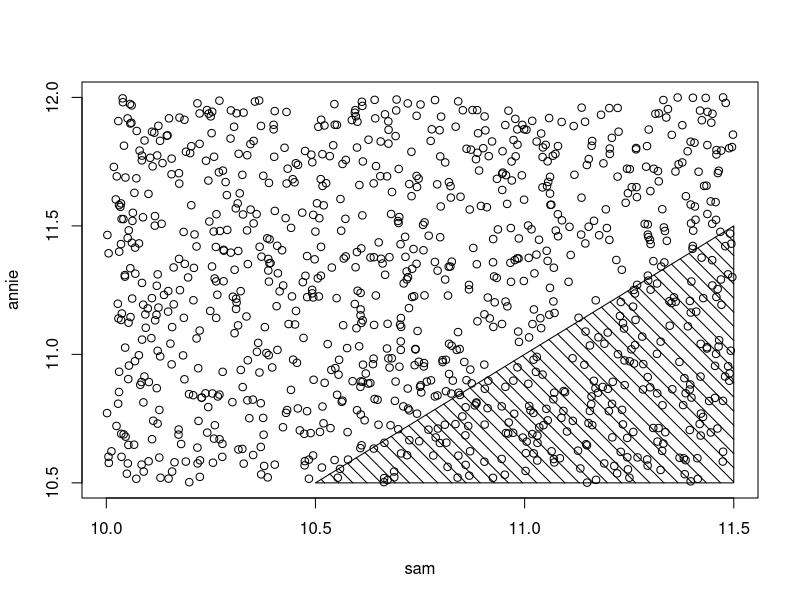
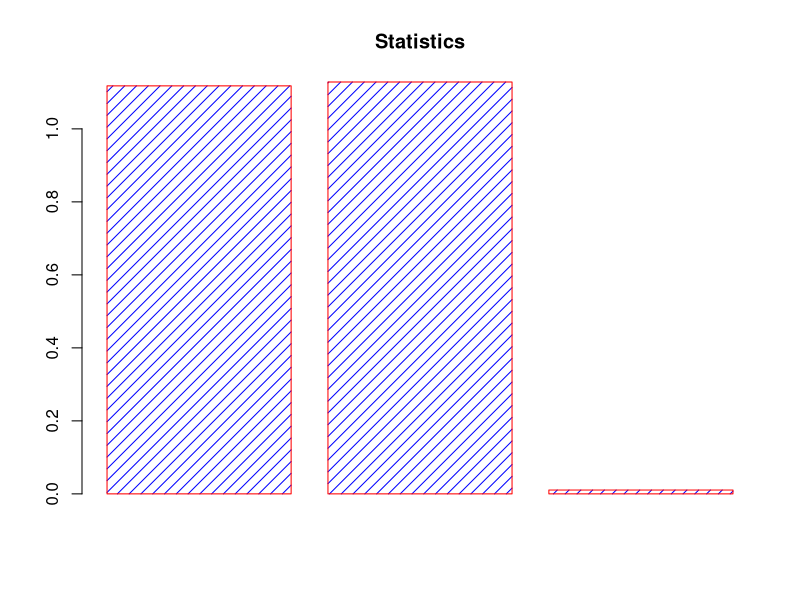
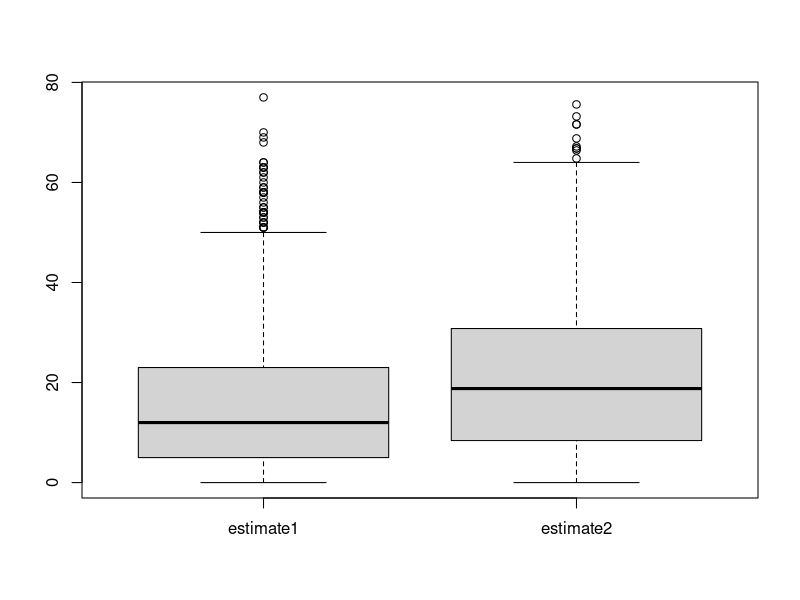

Source code (R) for these figures, in order:
## ---- chunk 1
set.seed(2021)
sam = runif(1000, 10, 11.5)
annie = runif(1000, 10.5, 12)
## ---- chunk 2
prob = sum(annie < sam) / 1000
prob
## ---- chunk 3
sqrt(prob * (1 - prob) / 1000)
## ---- chunk 4
plot(sam,annie)
polygon(c(10.5, 11.5, 11.5, 10.5),
        c(10.5, 10.5, 11.5, 10.5), density = 10, angle = 135)

## ---- chunk 5
difference = annie - sam
## ---- chunk 6
estimatedMean = mean(difference)
estimatedMean
## ---- chunk 7
SE = sd(difference) / sqrt(1000)
c("Mean" = estimatedMean, "Standard Error" = SE)
## ---- chunk 8
set.seed(2021)
n = 10000
g = numeric(n)

for (i in 1:n) {
  x = rnorm(2)
  g[i] = abs(x[1] - x[2])
}

estMean = mean(g)
expectedValue = 2/sqrt(pi)
diffMeanExpectation = abs(estMean-expectedValue)

c("Estimated Mean" = estMean, "Expected Value" = expectedValue, "Difference" = diffMeanExpectation)
## ---- chunk 9
library(ggplot2)

dataPlot = c(estMean, expectedValue, diffMeanExpectation)
barplot(dataPlot, main = "Statistics", border="red", col="blue", density=12)

## ---- chunk 10
taxi = function(N, n){
  y = sample(N, size=n, replace=TRUE)
  estimate1 = max(y)
  estimate2 = 2 * mean(y)
  c(estimate1=estimate1, estimate2=estimate2)
}
## ---- chunk 11
set.seed(2021)
taxi(100, 5)
## ---- chunk 12
set.seed(2021)
EST = replicate(1000, taxi(100, 5))
## ---- chunk 13
c(mean(EST["estimate1", ]) -100, sd(EST["estimate1", ]) / sqrt(1000))
## ---- chunk 14
c(mean(EST["estimate2", ]) -100, sd(EST["estimate2", ]) / sqrt(1000))
## ---- chunk 15
absolute.error = abs(EST - 100)
boxplot(t(absolute.error))
## ---- chunk 16
c(mean(absolute.error["estimate1", ]), sd(absolute.error["estimate1", ]) / sqrt(1000))
## ---- chunk 17
c(mean(absolute.error["estimate2", ]), sd(absolute.error["estimate2", ]) / sqrt(1000))
